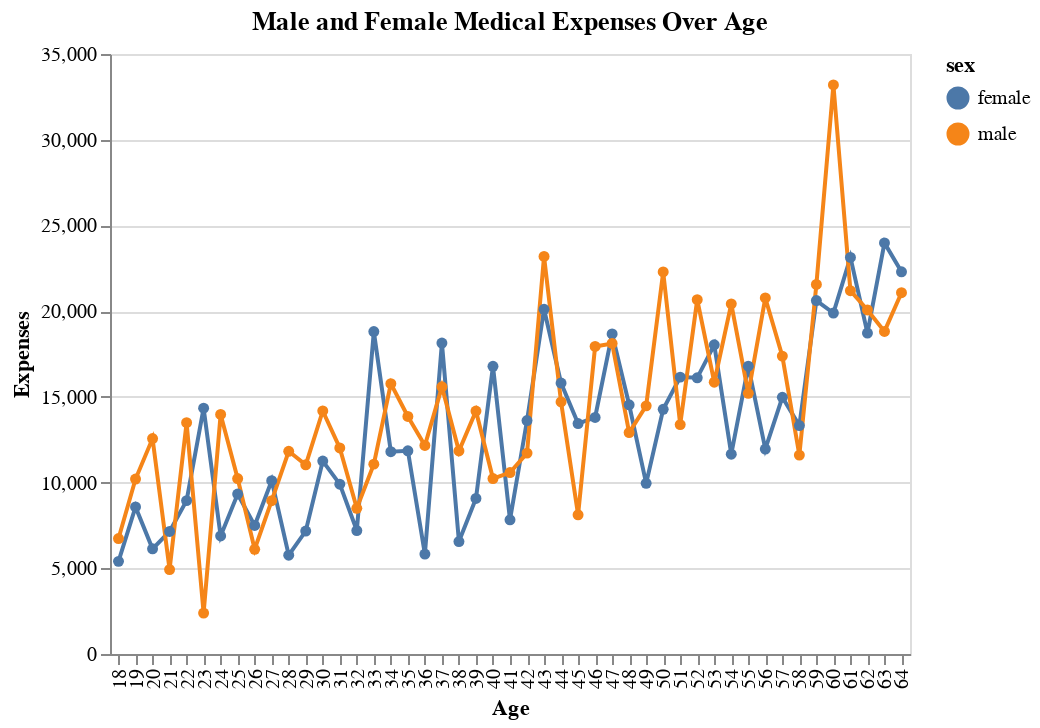

The cell this chart's notebook holds for it:
### Markdown cell above
**Let's see how much money males and females spending for medical treatments during their lifetime**

### Code cell
training_df = X_train
training_df['charges'] = y_train


alt.Chart(training_df.groupby(['age','sex']).mean().reset_index()).mark_line(point = True).encode(
    alt.X('age:N', title = 'Age'),
    alt.Y('charges:Q', title = 'Expenses'),
    alt.Color('sex:N')
).properties(title='Male and Female Medical Expenses Over Age')

### Figure 1 — Vega-Lite specification as saved in the notebook (floating-point values rounded to 4 significant figures)
{"$schema": "https://vega.github.io/schema/vega-lite/v3.4.0.json", "config": {"mark": {"tooltip": null}, "view": {"height": 300, "width": 400}}, "data": {"name": "data-b509ca115f90f33bd64c78e9a6ce9ecc"}, "datasets": {"data-b509ca115f90f33bd64c78e9a6ce9ecc": [{"age": 18, "bmi": 33.32, "charges": 5404.0, "children": 0.3182, "sex": "female"}, {"age": 18, "bmi": 29.88, "charges": 6737.0, "children": 0.5417, "sex": "male"}, {"age": 19, "bmi": 27.37, "charges": 8582.0, "children": 0.56, "sex": "female"}, {"age": 19, "bmi": 27.64, "charges": 10210.0, "children": 0.25, "sex": "male"}, {"age": 20, "bmi": 30.15, "charges": 6134.0, "children": 0.7, "sex": "female"}, {"age": 20, "bmi": 32.34, "charges": 12570.0, "children": 1.455, "sex": "male"}, {"age": 21, "bmi": 30.78, "charges": 7149.0, "children": 1, "sex": "female"}, {"age": 21, "bmi": 29.61, "charges": 4925.0, "children": 0.5, "sex": "male"}, {"age": 22, "bmi": 28.37, "charges": 8947.0, "children": 0.5, "sex": "female"}, {"age": 22, "bmi": 33.97, "charges": 13490.0, "children": 0.6923, "sex": "male"}, {"age": 23, "bmi": 31.37, "charges": 14340.0, "children": 0.8889, "sex": "female"}, {"age": 23, "bmi": 32.47, "charges": 2386.0, "children": 0.625, "sex": "male"}, {"age": 24, "bmi": 27.33, "charges": 6884.0, "children": 0.4615, "sex": "female"}, {"age": 24, "bmi": 32.24, "charges": 13970.0, "children": 0.5714, "sex": "male"}, {"age": 25, "bmi": 30.69, "charges": 9330.0, "children": 0.7, "sex": "female"}, {"age": 25, "bmi": 29.24, "charges": 10230.0, "children": 1.818, "sex": "male"}, {"age": 26, "bmi": 26.23, "charges": 7501.0, "children": 1.125, "sex": "female"}, {"age": 26, "bmi": 28.38, "charges": 6110.0, "children": 1, "sex": "male"}, {"age": 27, "bmi": 25.09, "charges": 10110.0, "children": 0.9, "sex": "female"}, {"age": 27, "bmi": 32.48, "charges": 8942.0, "children": 0.7778, "sex": "male"}, {"age": 28, "bmi": 27.39, "charges": 5762.0, "children": 0.7, "sex": "female"}, {"age": 28, "bmi": 30.88, "charges": 11830.0, "children": 1.6, "sex": "male"}, {"age": 29, "bmi": 28.94, "charges": 7173.0, "children": 1.2, "sex": "female"}, {"age": 29, "bmi": 31.35, "charges": 11040.0, "children": 1.364, "sex": "male"}, {"age": 30, "bmi": 29.57, "charges": 11250.0, "children": 1.8, "sex": "female"}, {"age": 30, "bmi": 33.51, "charges": 14180.0, "children": 1.6, "sex": "male"}, {"age": 31, "bmi": 29.47, "charges": 9907.0, "children": 1, "sex": "female"}, {"age": 31, "bmi": 30.24, "charges": 12020.0, "children": 1.615, "sex": "male"}, {"age": 32, "bmi": 31.1, "charges": 7203.0, "children": 0.6, "sex": "female"}, {"age": 32, "bmi": 32.05, "charges": 8499.0, "children": 1.625, "sex": "male"}, {"age": 33, "bmi": 30.53, "charges": 18810.0, "children": 1.429, "sex": "female"}, {"age": 33, "bmi": 30.31, "charges": 11080.0, "children": 1.889, "sex": "male"}, {"age": 34, "bmi": 30.21, "charges": 11800.0, "children": 1.273, "sex": "female"}, {"age": 34, "bmi": 30.54, "charges": 15770.0, "children": 0.6667, "sex": "male"}, {"age": 35, "bmi": 32.43, "charges": 11850.0, "children": 1.455, "sex": "female"}, {"age": 35, "bmi": 29.6, "charges": 13860.0, "children": 1.778, "sex": "male"}, {"age": 36, "bmi": 26.99, "charges": 5830.0, "children": 1.167, "sex": "female"}, {"age": 36, "bmi": 31.5, "charges": 12160.0, "children": 1.4, "sex": "male"}, {"age": 37, "bmi": 27.99, "charges": 18140.0, "children": 1.2, "sex": "female"}, {"age": 37, "bmi": 32.02, "charges": 15580.0, "children": 1.75, "sex": "male"}, {"age": 38, "bmi": 28.06, "charges": 6557.0, "children": 1.444, "sex": "female"}, {"age": 38, "bmi": 26.32, "charges": 11840.0, "children": 1.5, "sex": "male"}, {"age": 39, "bmi": 31.21, "charges": 9071.0, "children": 2.625, "sex": "female"}, {"age": 39, "bmi": 30.22, "charges": 14170.0, "children": 1.375, "sex": "male"}, {"age": 40, "bmi": 30.07, "charges": 16780.0, "children": 2.375, "sex": "female"}, {"age": 40, "bmi": 31.31, "charges": 10230.0, "children": 1.556, "sex": "male"}, {"age": 41, "bmi": 31.62, "charges": 7830.0, "children": 1.222, "sex": "female"}, {"age": 41, "bmi": 32.4, "charges": 10580.0, "children": 1.444, "sex": "male"}, {"age": 42, "bmi": 32.36, "charges": 13620.0, "children": 0.9, "sex": "female"}, {"age": 42, "bmi": 30.6, "charges": 11720.0, "children": 1.091, "sex": "male"}, {"age": 43, "bmi": 30.71, "charges": 20110.0, "children": 1.222, "sex": "female"}, {"age": 43, "bmi": 30.62, "charges": 23190.0, "children": 2.111, "sex": "male"}, {"age": 44, "bmi": 29.55, "charges": 15800.0, "children": 0.9091, "sex": "female"}, {"age": 44, "bmi": 30.05, "charges": 14700.0, "children": 1.5, "sex": "male"}, {"age": 45, "bmi": 31.96, "charges": 13440.0, "children": 1.333, "sex": "female"}, {"age": 45, "bmi": 28.03, "charges": 8121.0, "children": 1.75, "sex": "male"}, {"age": 46, "bmi": 31.69, "charges": 13800.0, "children": 1.222, "sex": "female"}, {"age": 46, "bmi": 31.62, "charges": 17940.0, "children": 1.667, "sex": "male"}, {"age": 47, "bmi": 30.44, "charges": 18670.0, "children": 1, "sex": "female"}, {"age": 47, "bmi": 30.71, "charges": 18120.0, "children": 1.667, "sex": "male"}, {"age": 48, "bmi": 29.84, "charges": 14540.0, "children": 1.167, "sex": "female"}, {"age": 48, "bmi": 33.01, "charges": 12920.0, "children": 1.5, "sex": "male"}, {"age": 49, "bmi": 29.83, "charges": 9956.0, "children": 1.9, "sex": "female"}, {"age": 49, "bmi": 30.4, "charges": 14470.0, "children": 1.091, "sex": "male"}, {"age": 50, "bmi": 27.92, "charges": 14270.0, "children": 1.5, "sex": "female"}, {"age": 50, "bmi": 31.54, "charges": 22280.0, "children": 0.7778, "sex": "male"}, {"age": 51, "bmi": 34.2, "charges": 16150.0, "children": 0.7273, "sex": "female"}, {"age": 51, "bmi": 32.71, "charges": 13380.0, "children": 1.1, "sex": "male"}, {"age": 52, "bmi": 31.49, "charges": 16110.0, "children": 1.167, "sex": "female"}, {"age": 52, "bmi": 33.25, "charges": 20670.0, "children": 1.545, "sex": "male"}, {"age": 53, "bmi": 31.14, "charges": 18040.0, "children": 1.7, "sex": "female"}, {"age": 53, "bmi": 30.5, "charges": 15850.0, "children": 0.7778, "sex": "male"}, {"age": 54, "bmi": 30.4, "charges": 11660.0, "children": 1.75, "sex": "female"}, {"age": 54, "bmi": 30.2, "charges": 20420.0, "children": 1.2, "sex": "male"}, {"age": 55, "bmi": 30.93, "charges": 16790.0, "children": 1, "sex": "female"}, {"age": 55, "bmi": 32.73, "charges": 15200.0, "children": 1.143, "sex": "male"}, {"age": 56, "bmi": 30.46, "charges": 11960.0, "children": 0.9, "sex": "female"}, {"age": 56, "bmi": 31.09, "charges": 20770.0, "children": 1.286, "sex": "male"}, {"age": 57, "bmi": 26.65, "charges": 14970.0, "children": 0.6667, "sex": "female"}, {"age": 57, "bmi": 33.09, "charges": 17380.0, "children": 0.4444, "sex": "male"}, {"age": 58, "bmi": 32.36, "charges": 13320.0, "children": 0.1818, "sex": "female"}, {"age": 58, "bmi": 33.04, "charges": 11600.0, "children": 0.125, "sex": "male"}, {"age": 59, "bmi": 30.32, "charges": 20620.0, "children": 1.583, "sex": "female"}, {"age": 59, "bmi": 32.48, "charges": 21550.0, "children": 1.143, "sex": "male"}, {"age": 60, "bmi": 28.47, "charges": 19890.0, "children": 0, "sex": "female"}, {"age": 60, "bmi": 32.58, "charges": 33200.0, "children": 0.875, "sex": "male"}, {"age": 61, "bmi": 29.49, "charges": 23130.0, "children": 0.8333, "sex": "female"}, {"age": 61, "bmi": 34.99, "charges": 21190.0, "children": 0.875, "sex": "male"}, {"age": 62, "bmi": 33.62, "charges": 18720.0, "children": 0.7143, "sex": "female"}, {"age": 62, "bmi": 30.32, "charges": 20070.0, "children": 0.7143, "sex": "male"}, {"age": 63, "bmi": 30.29, "charges": 23980.0, "children": 0.3, "sex": "female"}, {"age": 63, "bmi": 34.41, "charges": 18820.0, "children": 0.5714, "sex": "male"}, {"age": 64, "bmi": 32.41, "charges": 22290.0, "children": 0.625, "sex": "female"}, {"age": 64, "bmi": 33.13, "charges": 21070.0, "children": 0.4444, "sex": "male"}]}, "encoding": {"color": {"field": "sex", "type": "nominal"}, "x": {"field": "age", "title": "Age", "type": "nominal"}, "y": {"field": "charges", "title": "Expenses", "type": "quantitative"}}, "mark": {"point": true, "type": "line"}, "title": "Male and Female Medical Expenses Over Age"}
